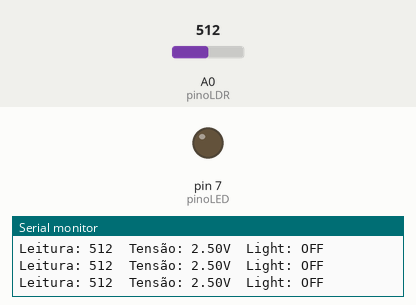
The sketch below on a simulated Arduino Uno, built with avr-gcc and run on an emulated ATmega328P. On the bench: output pins drawn as LEDs (lit = HIGH), the last lines printed to the serial monitor. Inputs (shaded band) come from the test bench; at power-on: A0 (pinoLDR) = 512.

Above: at 1.2 s.
1.3 s: A0 (pinoLDR) set to 415
4.3 s: A0 (pinoLDR) set to 383
At 5.5 s:
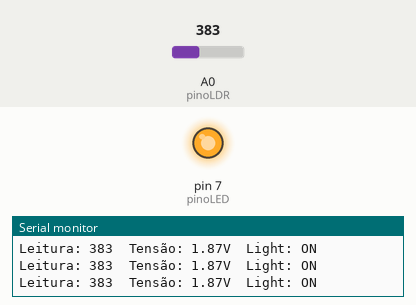
Timing chart, 0 to 7.3 s (numbered marks = the images above; inputs shaded):
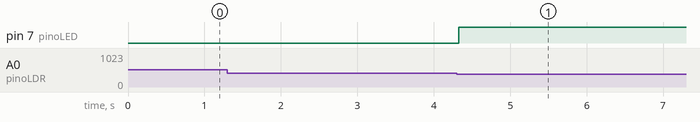

Measured:
- the behaviour switches between 400 and 399 on A0 (pinoLDR) (found by bisection; images 0 and 1)
- after the input at 4.3 s, pin 7 (pinoLED): LOW → HIGH at once

The sketch:

light_sensor.ino
```cpp
/*******************************************************************************
* Master Kit - Construindo um Sensor de Luz 1
* Imprime na Serial o valor de tensão do LDR.
*******************************************************************************/

const int pinoLDR = A0; // pino onde o LDR está conectado
int leitura = 0; // variável para armazenar o valor lido pelo ADC
float tensao = 0.0; // variável para armazenar a tensão
const int pinoLED = 7; // pino onde o LED está conectado

void setup() {
  // Inicia e configura a Serial
  Serial.begin(9600); // 9600bps

  // configura o pino com LDR como entrada
  pinMode(pinoLDR, INPUT); // pino A0
  pinMode(pinoLED, OUTPUT); // pino A0
}

void loop() {
  // le o valor de tensão no pino do LDR
  leitura = analogRead(pinoLDR);

  // imprime valor lido pelo arduino (0 a 1023)
  Serial.print("Leitura: ");
  Serial.print(leitura);
  Serial.print("\t"); // tabulacao

  // converte e imprime o valor em tensão elétrica
  tensao = leitura * 5.0 / 1024.0;
  Serial.print("Tensão: ");
  Serial.print(tensao);
  Serial.print("V");
  Serial.print("\t"); // tabulacao


  if(leitura < 400){ // se a luminosidade for menor que 40
    digitalWrite(pinoLED,HIGH); // acende o LED
    Serial.print("Light: ON");
  }
  else { // se não
         Serial.print("Light: OFF");

    digitalWrite(pinoLED,LOW); // apaga o LED
  }
  Serial.println(); // nova linha

}
```
